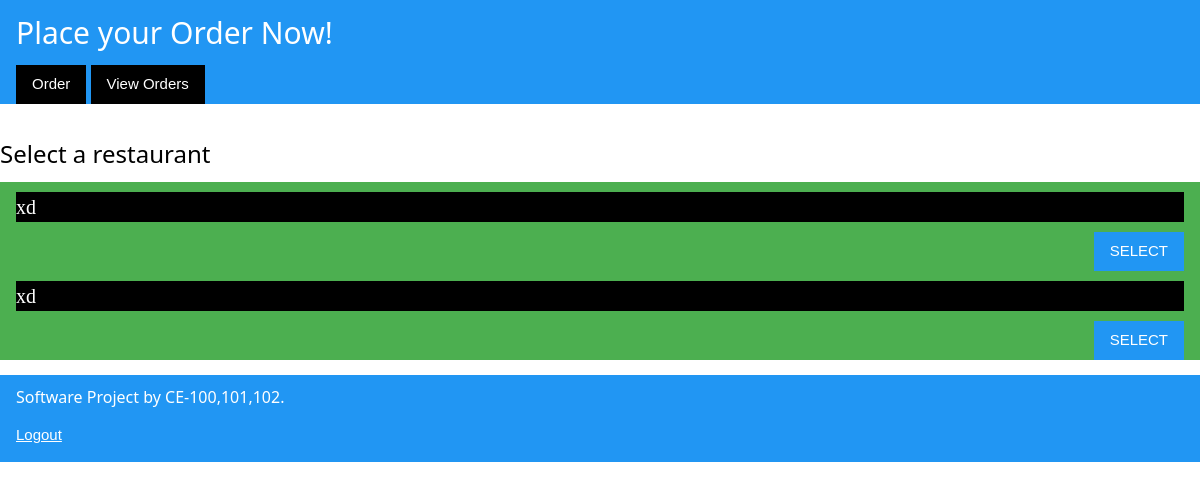
The page /order/select_res/ (signed in) on the database as committed earlier.
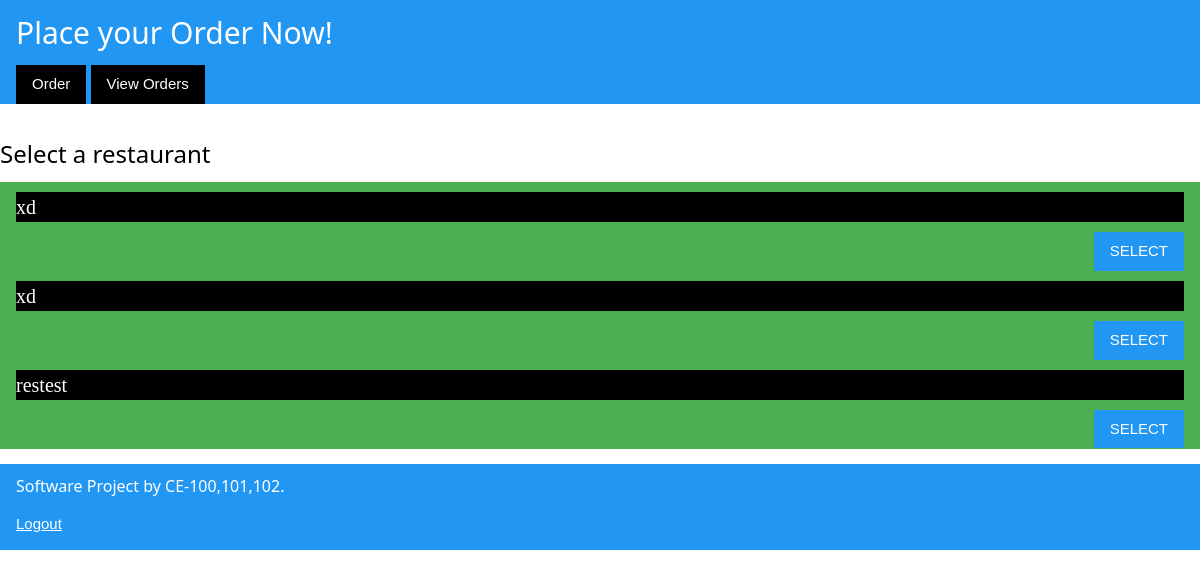
The same page on the database as committed later.
### login/models.py (models this page shows)
class Restaurant(models.Model):
    RID = models.UUIDField( primary_key=True , default = uuid.uuid4 ) #add validator
    User = models.OneToOneField(User , on_delete = models.CASCADE)
    name = models.CharField(max_length = 30)
    address = models.CharField(max_length = 50)
    state = models.CharField(max_length = 20)
    Items = models.ManyToManyField(Items)
    city = models.CharField( max_length = 20)
    ratings = models.IntegerField(default = 0 )

### order/views.py (the view)
@login_required
def select_restaurant(request):
    restaurants = Restaurant.objects.all()
    return render(request , 'order/list_restaurants.html', {'restaurants' : restaurants} ) #checkbox for selecting list

### order/templates/order/list_restaurants.html (shortened to what this page needs)
{% extends 'order/base.html' %}
{% block content %}
    <h3>Select a restaurant</h3>
<form method="POST" action='/order/show_items/'>{% csrf_token %}
    {% for restaurant in restaurants %}
    <div class="w3-container w3-green">
        <h4 class="w3-serif w3-black">{{ restaurant.name }}</h4>
    <button id='res' onclick='return setValue(this)' type="submit" class="w3-button w3-blue w3-hover-red w3-right" value='{{ restaurant.RID}}'>SELECT</button>
    </div>
    {% endfor %}
</form>
{% endblock %}

Rows that differ between the two databases and show on the page:
added Restaurant: name "restest"
